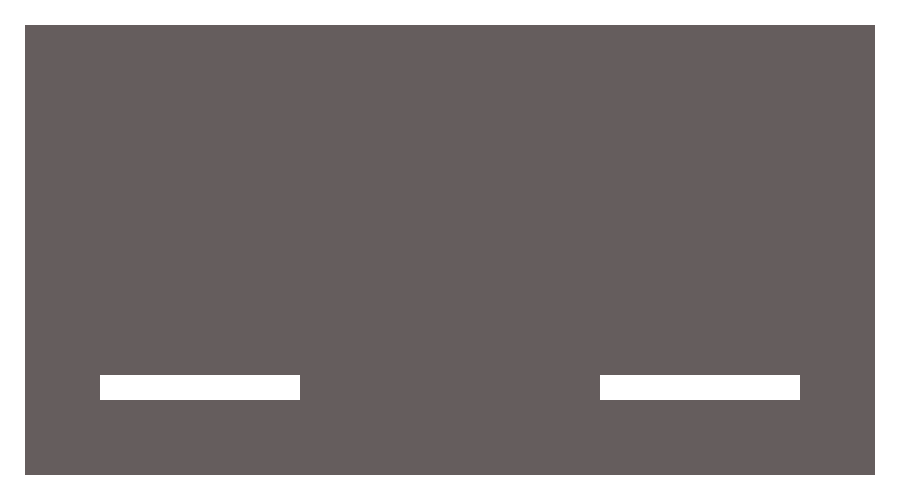

Rendered tile map (Tiled .tmx) drawn with the repository's tilesets; below, a short description and the map source with its tile grids summarised:
An orthogonal 36x20 tile map with 25x25 px tiles, 1 tile layer (CollisionLayer).

<map version="1.0" orientation="orthogonal" renderorder="right-down" width="36" height="20" tilewidth="25" tileheight="25" nextobjectid="1">
 <tileset firstgid="1" name="Arena" tilewidth="25" tileheight="25">
  <image source="../img/tilesets/backgroundArena.png" width="900" height="500" />
  <tile id="0">
   <properties>
    <property name="tileType" value="solid" />
   </properties>
  </tile>
  <tile id="38">
   <properties>
    <property name="tileType" value="air" />
   </properties>
  </tile>
 </tileset>
 <layer name="CollisionLayer" width="36" height="20">
  <data>[720 cells, 720 non-empty, 2 distinct tile ids]</data>
 </layer>
</map>
